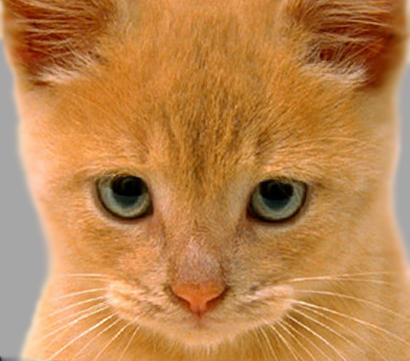
%> input picture Project 1 Image Filtering and Hybrid Image/data/cat.bmp, 410 x 361 px
$ octave Test_MyImfilter_Resize.m   (GNU Octave 9; MATLAB toolbox functions it lacks are replaced by stand-ins)
%> lines starting %> are read from the running program, lines starting %| are printed output that depends on the picture
### Project 1 Image Filtering and Hybrid Image/code/my_imfilter_resize.m
function output=my_imfilter_resize(image,filter)
[m,n,k]=size(image);
[x,y]=size(filter);

image_new1=[zeros((x-1)/2),reshape(image,[1,numel(image)]),zeros((x-1)/2)];
big_matrix1=zeros(3,numel(image_new1));

for i=1:3
   big_matrix1(i,:)=[zeros(1,i-1),image_new1(1:numel(image_new1)-i+1)];
end

ans1=filter*big_matrix1;
out_temp=zeros(1,m*n*k);
out_temp=ans1(1,:)+ans1(2,:)+ans1(3,:);
out_temp(1)=[];
out_temp(1)=[];

output=zeros(m,n,k);
output=reshape(out_temp,[m,n,k]);

### Project 1 Image Filtering and Hybrid Image/code/Test_MyImfilter_Resize.m
% this script has test cases to help you test my_imfilter_resize() which you will
% write. You should verify that you get reasonable output here before using
% your filtering to construct a hybrid image in proj1.m. The outputs are
% all saved and you can include them in your writeup. You can add calls to
% imfilter() if you want to check that my_imfilter_resize() is doing something
% similar.
clear all
close all
tic;
%% Setup
test_image = im2single(imread('../data/cat.bmp'));
test_image = imresize(test_image, 0.7, 'bilinear'); %resizing to speed up testing
%> test_image: size 253x287x3 single
figure(1)
imshow(test_image)

%% Identify filter
%This filter should do nothing regardless of the padding method you use.
identity_filter = [0 0 0; 0 1 0; 0 0 0];

identity_image  = my_imfilter_resize(test_image, identity_filter);

figure(2); imshow(identity_image);
imwrite(identity_image, 'identity_image.jpg', 'quality', 95);

%% Small blur with a box filter
%This filter should remove some high frequencies
blur_filter = [1 1 1; 1 1 1; 1 1 1];

blur_filter = blur_filter / sum(sum(blur_filter)); %making the filter sum to 1

blur_image = my_imfilter_resize(test_image,blur_filter);

figure(3); imshow(blur_image);
imwrite(blur_image, 'blur_image.jpg', 'quality', 95);
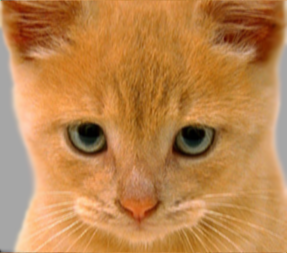
%> saved as blur_image.jpg: size 253x287x3 uint8; mean R, G, B 188.3, 132.5, 77.1; mean of the top-left, top-right, bottom-left and bottom-right quarters 129.4, 118.2, 152, 131

%% Large blur
%This blur would be slow to do directly, so we instead use the fact that
%Gaussian blurs are separable and blur sequentially in each direction.
%large_1d_blur_filter = fspecial('Gaussian', [25 1], 10);
%large_1d_blur_filter = fspecial('Gaussian', [3 3], 10);

%large_blur_image = my_imfilter_resize(test_image, large_1d_blur_filter);
%large_blur_image = my_imfilter_resize(large_blur_image, large_1d_blur_filter'); %notice the ' operator which transposes the filter

%figure(4); imshow(large_blur_image);
%imwrite(large_blur_image, 'large_blur_image.jpg', 'quality', 95);

% %If you want to see how slow this would be to do naively, try out this
% %equivalent operation:
% tic %tic and toc run a timer and then print the elapsted time
% large_blur_filter = fspecial('Gaussian', [25 25], 10);
% large_blur_image = my_imfilter_resize(test_image, large_blur_filter);
% toc

%% Oriented filter (Sobel Operator)
sobel_filter = [-1 0 1; -2 0 2; -1 0 1]; %should respond to horizontal gradients

sobel_image = my_imfilter_resize(test_image, sobel_filter);
%> call 3 of my_imfilter_resize, with filter = [-1 0 1; -2 0 2; -1 0 1]
%> in my_imfilter_resize (call 3), `output=reshape(out_temp,[m,n,k]);`:
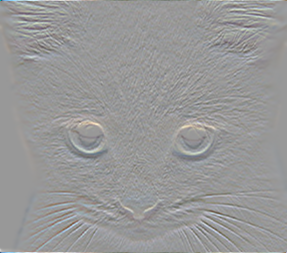
%> output: size 253x287x3 double; mean R, G, B -3.7e-05, 2.26e-05, 3.89e-05; drawn with min black and max white

%0.5 added because the output image is centered around zero otherwise and mostly black
figure(5); imshow(sobel_image + 0.5);
%> after `imshow(sobel_image + 0.5)`:
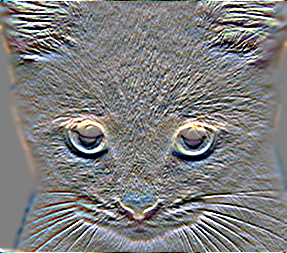
%> displayed picture: size 253x287x3, on the screen's scale of 0 to 255; mean R, G, B 126.8, 126.6, 126.8
imwrite(sobel_image + 0.5, 'sobel_image.jpg', 'quality', 95);


%% High pass filter (Discrete Laplacian)
laplacian_filter = [0 1 0; 1 -4 1; 0 1 0];

laplacian_image = my_imfilter_resize(test_image, laplacian_filter);
%> call 4 of my_imfilter_resize, with filter = [0 1 0; 1 -4 1; 0 1 0]
%> in my_imfilter_resize (call 4), `output=reshape(out_temp,[m,n,k]);`:
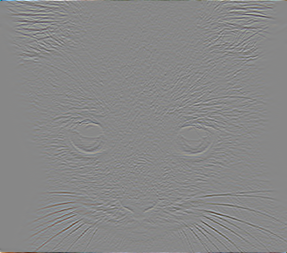
%> output: size 253x287x3 double; mean R, G, B -1.34e-05, 1.86e-07, -2.95e-06; drawn with min black and max white

%0.5 added because the output image is centered around zero otherwise and mostly black
figure(6); imshow(laplacian_image + 0.5);
imwrite(laplacian_image + 0.5, 'laplacian_image.jpg', 'quality', 95);

%% High pass "filter" alternative
high_pass_image = test_image - blur_image; %simply subtract the low frequency content
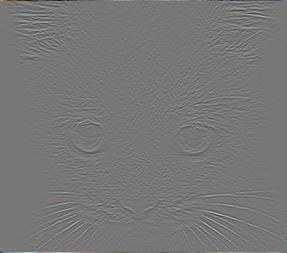
%> high_pass_image: size 253x287x3 single; mean R, G, B 4.47e-06, -6.19e-08, 9.82e-07; drawn with min black and max white

figure(7); imshow(high_pass_image + 0.5);
imwrite(high_pass_image + 0.5, 'high_pass_image.jpg', 'quality', 95);
toc
%by James Hays

$ run again, with Project 1 Image Filtering and Hybrid Image/data/dog.bmp copied over Project 1 Image Filtering and Hybrid Image/data/cat.bmp
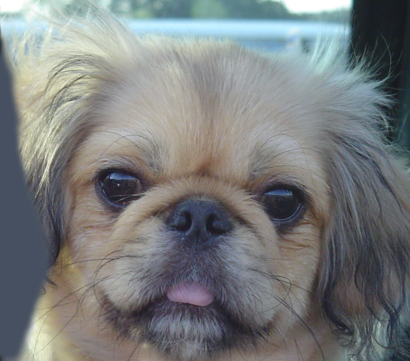
%> input picture Project 1 Image Filtering and Hybrid Image/data/dog.bmp, 410 x 361 px
%> `imshow(sobel_image + 0.5)`:
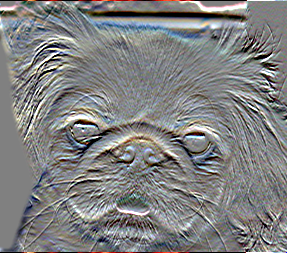
%> displayed picture: size 253x287x3, on the screen's scale of 0 to 255; mean R, G, B 128.1, 128.7, 128.9
%> `high_pass_image = test_image - blur_image;`:
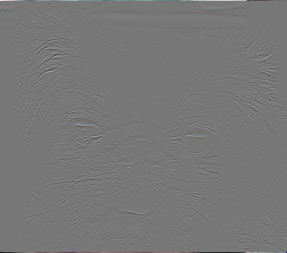
%> high_pass_image: size 253x287x3 single; mean R, G, B 5.86e-07, 1.42e-07, 4.83e-06; drawn with min black and max white
